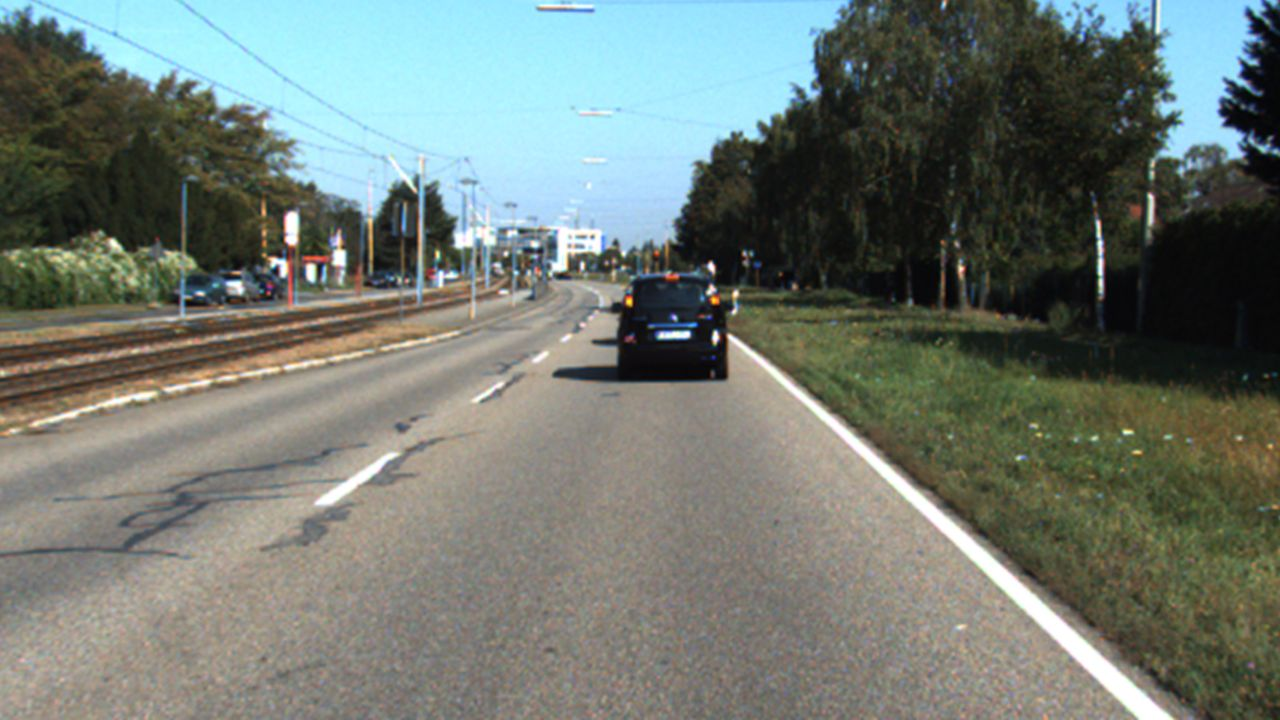
#> input picture img/KITTI/image009.jpg, 1280 x 720 px
$ python -i Filter.py   (imports and definitions only)
#> lines starting #> are read from the running program, lines starting #| are printed output that depends on the picture; after the words box and inside, x2 and y2 are one past the last pixel; in counts of white or black regions, pixels touching at a corner belong together
#> further down, picture is the input picture: shape (720, 1280, 3); mean B, G, R 113.6, 120.7, 112.6
import cv2 as cv
import numpy as np

# Kernels for filter operations
kernel_small = np.array([[0, 1, 0], [1, 1, 1], [0, 1, 0]], 'uint8')
kernel_large = np.array([[0, 1, 1, 1, 0], [1, 1, 1, 1, 1], [1, 1, 1, 1, 1], [1, 1, 1, 1, 1], [0, 1, 1, 1, 0]], 'uint8')

# Convert image to yellow and white color space
def color_space(img):
    # Convert image to HSV
    img_hsv = cv.cvtColor(img, cv.COLOR_BGR2HSV)
#> img_hsv: shape (720, 1280, 3); mean H, S, V 46.9, 57.9, 128.3
    # Colorspace "yellow" in HSV: (15-40, 80-255, 160-255)
    mask_yellow = cv.inRange(img_hsv, (15, 80, 160), (40, 255, 255))
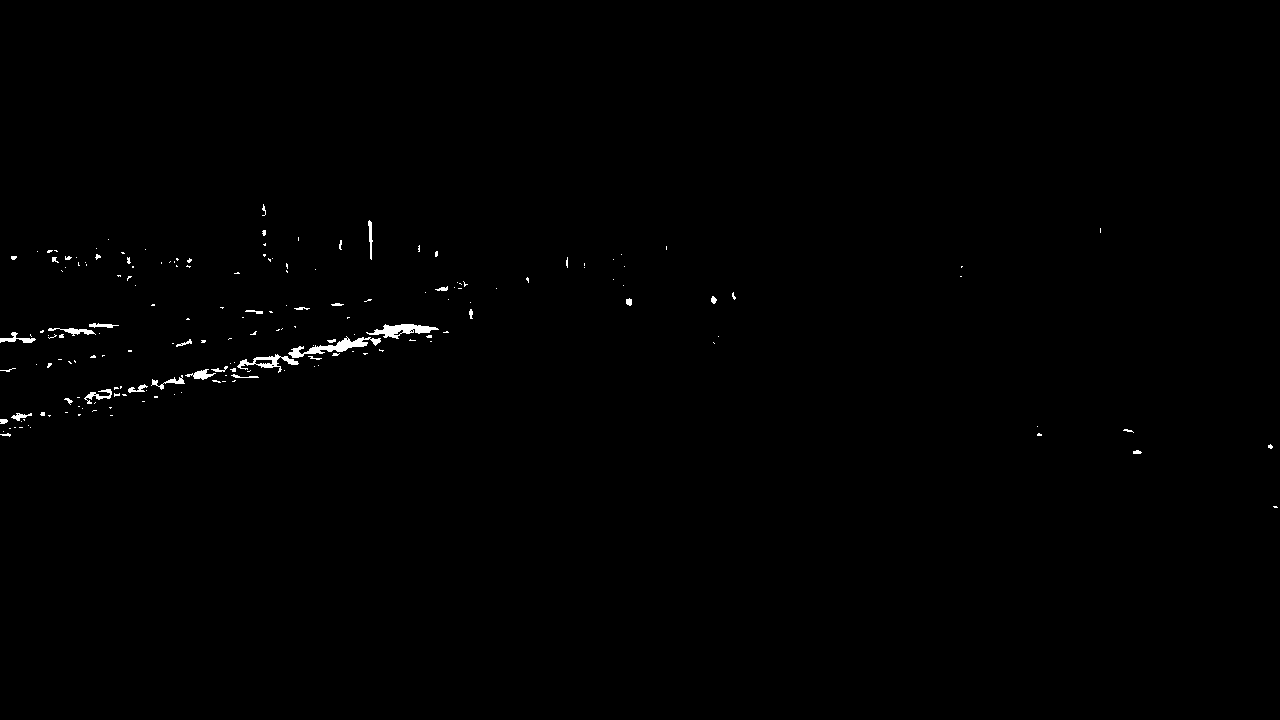
#> mask_yellow: shape (720, 1280); 0.44% white; 180 white regions (144 under 20 px), largest, box (x1, y1, x2, y2) and area: (288, 336, 381, 358) 618, (366, 324, 439, 339) 506, (237, 354, 299, 373) 360
    # Colorspace "white" in HSV: (0-255, 0-20, 200-255)
    mask_white = cv.inRange(img_hsv, (0, 0, 200), (255, 20, 255))
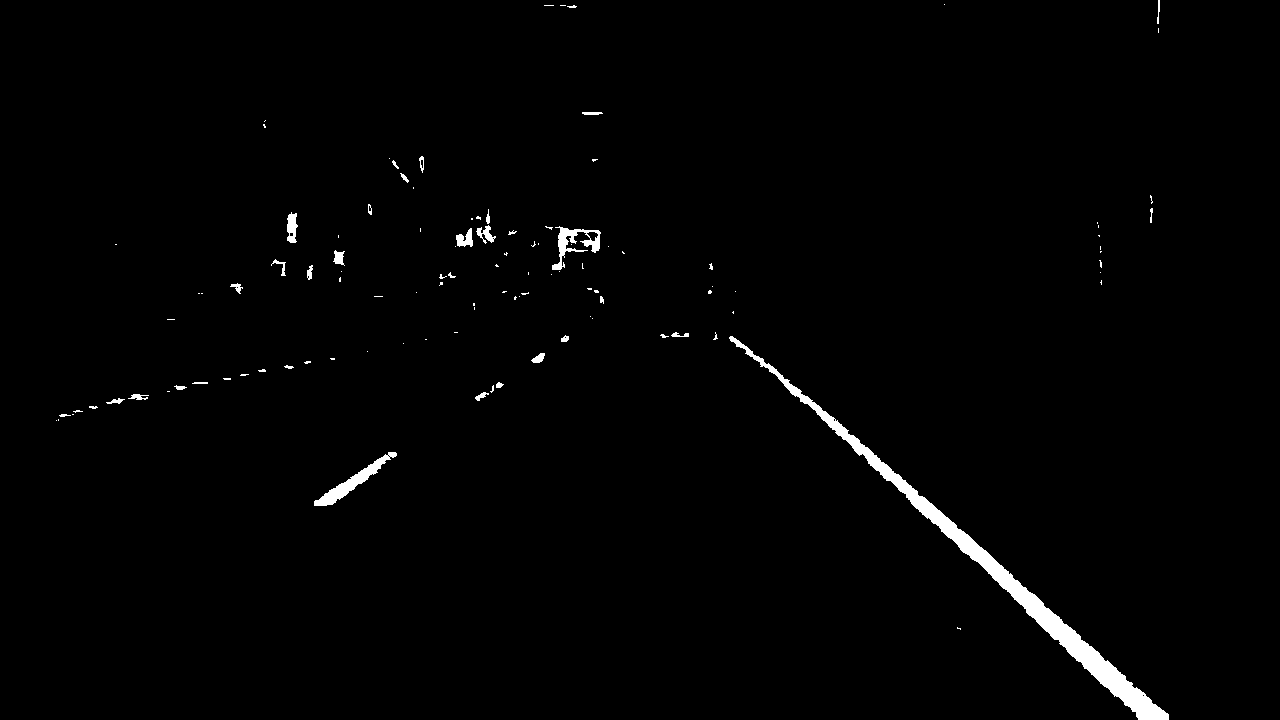
#> mask_white: shape (720, 1280); 1.3% white; 112 white regions (79 under 20 px), largest, box (x1, y1, x2, y2) and area: (729, 336, 1169, 720) 7651, (314, 452, 397, 506) 928, (552, 226, 601, 270) 705
    # Merge white and yellow masks
    masks = cv.bitwise_or(mask_yellow, mask_white)
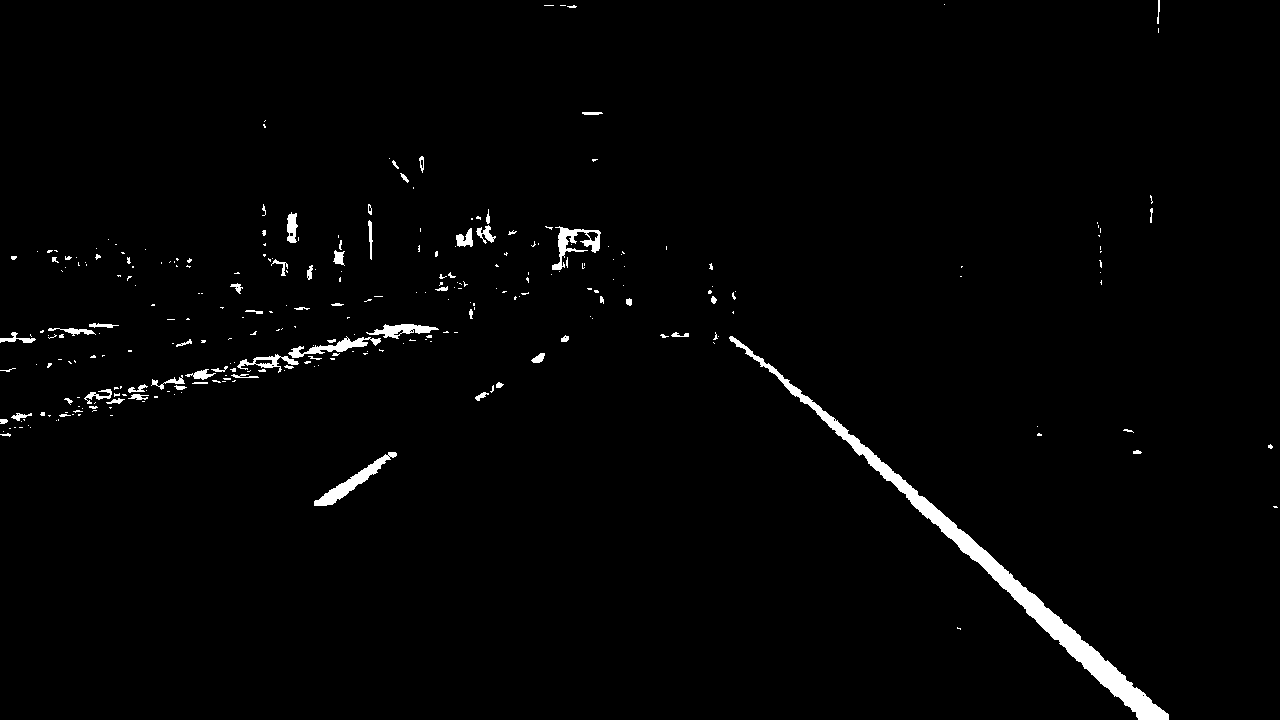
#> masks: shape (720, 1280); 1.7% white; 289 white regions (220 under 20 px), largest, box (x1, y1, x2, y2) and area: (729, 336, 1169, 720) 7651, (314, 452, 397, 506) 928, (552, 226, 601, 270) 705
    # Return image in gray
    return cv.cvtColor(cv.bitwise_and(img, img, mask=masks), cv.COLOR_BGR2GRAY)

# Apply canny filter to image
# [9 lines left out: function canny_space, not called in this run]

# Dilate image (Expands the shapes of the image)
def dilate(img, iterations):
    return cv.dilate(img, kernel_small, iterations=iterations)

# Erode image (Reduces the shapes of the image)
def erode(img, iterations):
    return cv.erode(img, kernel_small, iterations=iterations)

# Close image (Removes noises)
def close(img, iterations):
    return cv.morphologyEx(img, cv.MORPH_CLOSE, kernel_large, iterations=iterations)

>>> import cv2
>>> picture = cv2.imread('../img/KITTI/image009.jpg')
>>> result = color_space(picture)

$ run again, on img/KITTI/image010.jpg
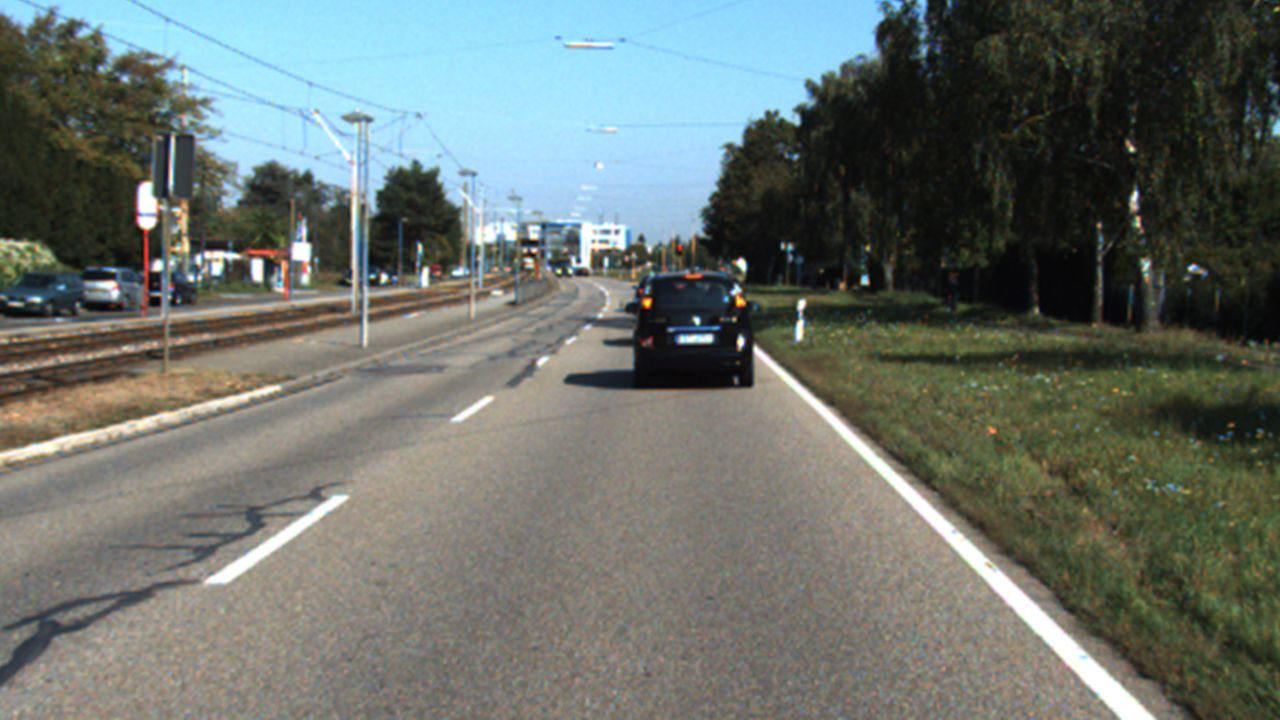
#> input picture img/KITTI/image010.jpg, 1280 x 720 px
#> picture is the input picture: shape (720, 1280, 3); mean B, G, R 107.7, 113.2, 106.2
#> img_hsv: shape (720, 1280, 3); mean H, S, V 47.7, 58.3, 121.5
#> in color_space, `mask_yellow = cv.inRange(img_hsv, (15, 80, 160), (40, 255, 255))`:
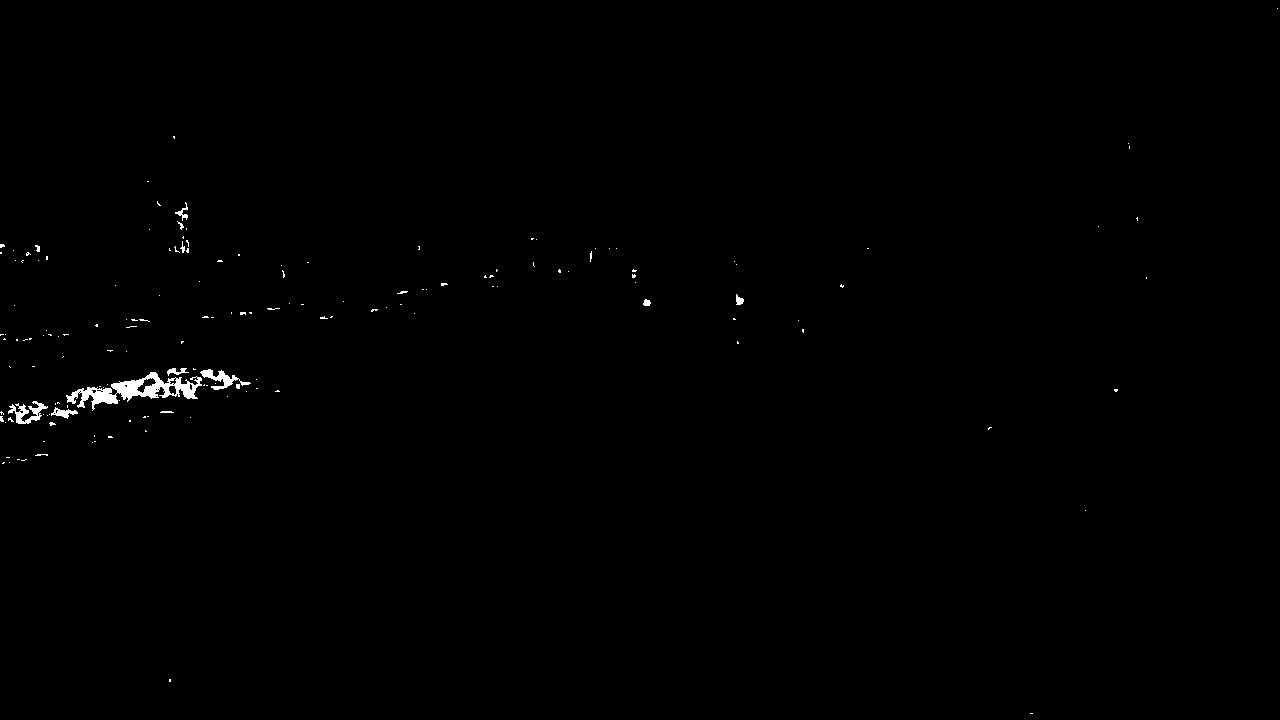
#> mask_yellow: shape (720, 1280); 0.41% white; 158 white regions (145 under 20 px), largest, box (x1, y1, x2, y2) and area: (66, 372, 202, 411) 1794, (8, 401, 48, 424) 380, (200, 369, 251, 390) 355
#> mask_white: shape (720, 1280); 1.4% white; 120 white regions (81 under 20 px), largest, box (x1, y1, x2, y2) and area: (754, 346, 1155, 720) 7415, (207, 495, 348, 584) 1876, (581, 224, 601, 267) 355
#> in color_space, `masks = cv.bitwise_or(mask_yellow, mask_white)`:
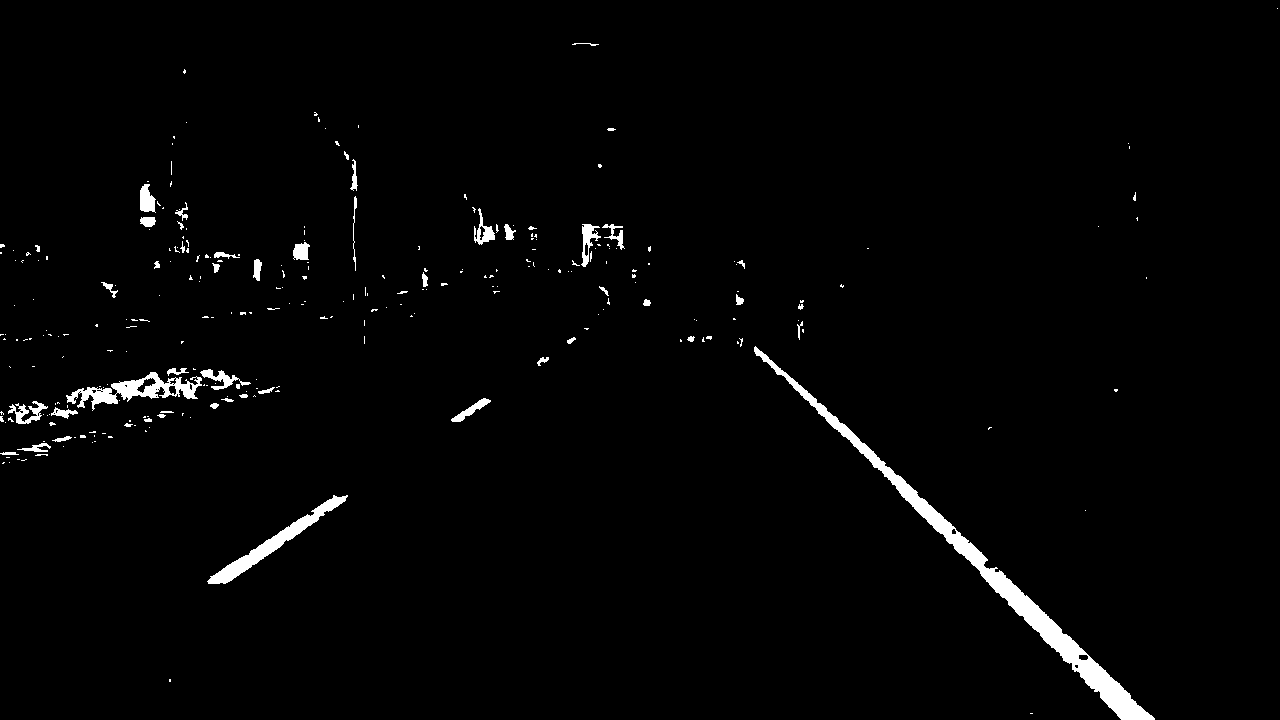
#> masks: shape (720, 1280); 1.8% white; 277 white regions (225 under 20 px), largest, box (x1, y1, x2, y2) and area: (754, 346, 1155, 720) 7415, (207, 495, 348, 584) 1876, (66, 372, 202, 411) 1794

$ run again, on img/KITTI/image011.jpg
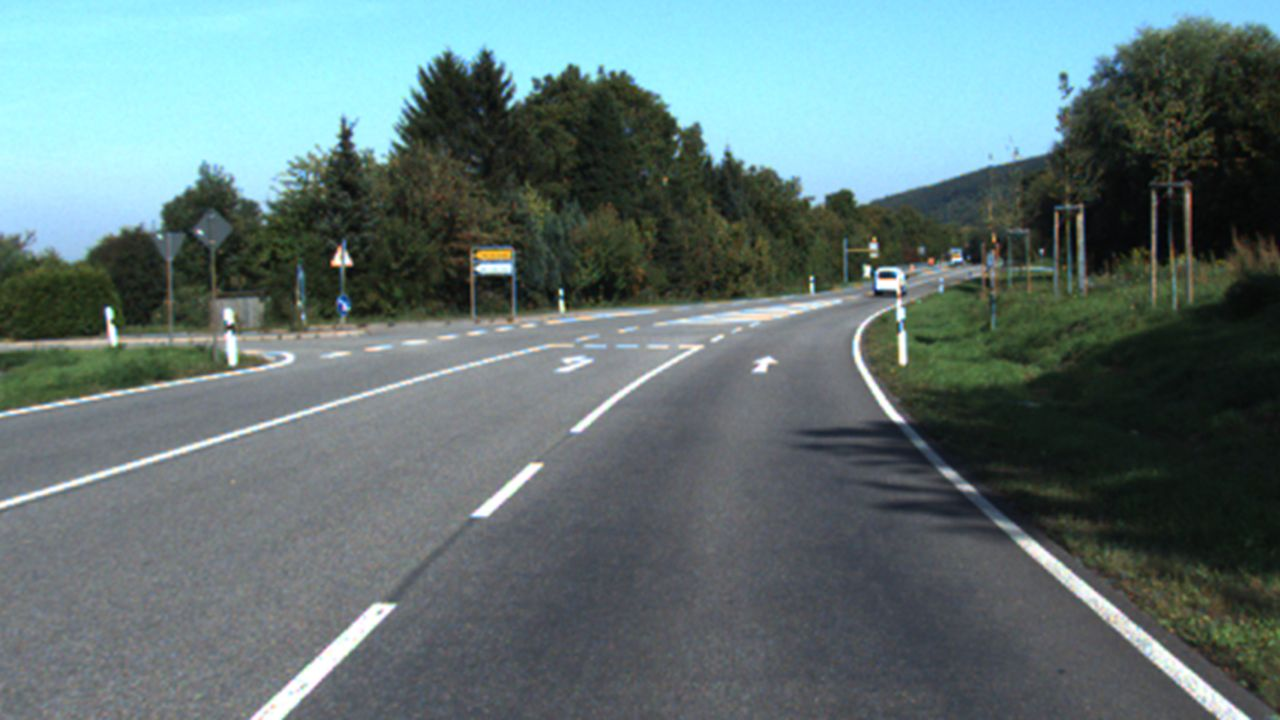
#> input picture img/KITTI/image011.jpg, 1280 x 720 px
#> picture is the input picture: shape (720, 1280, 3); mean B, G, R 116.4, 116.1, 96.9
#> img_hsv: shape (720, 1280, 3); mean H, S, V 84.1, 55.6, 122
#> in color_space, `mask_yellow = cv.inRange(img_hsv, (15, 80, 160), (40, 255, 255))`:
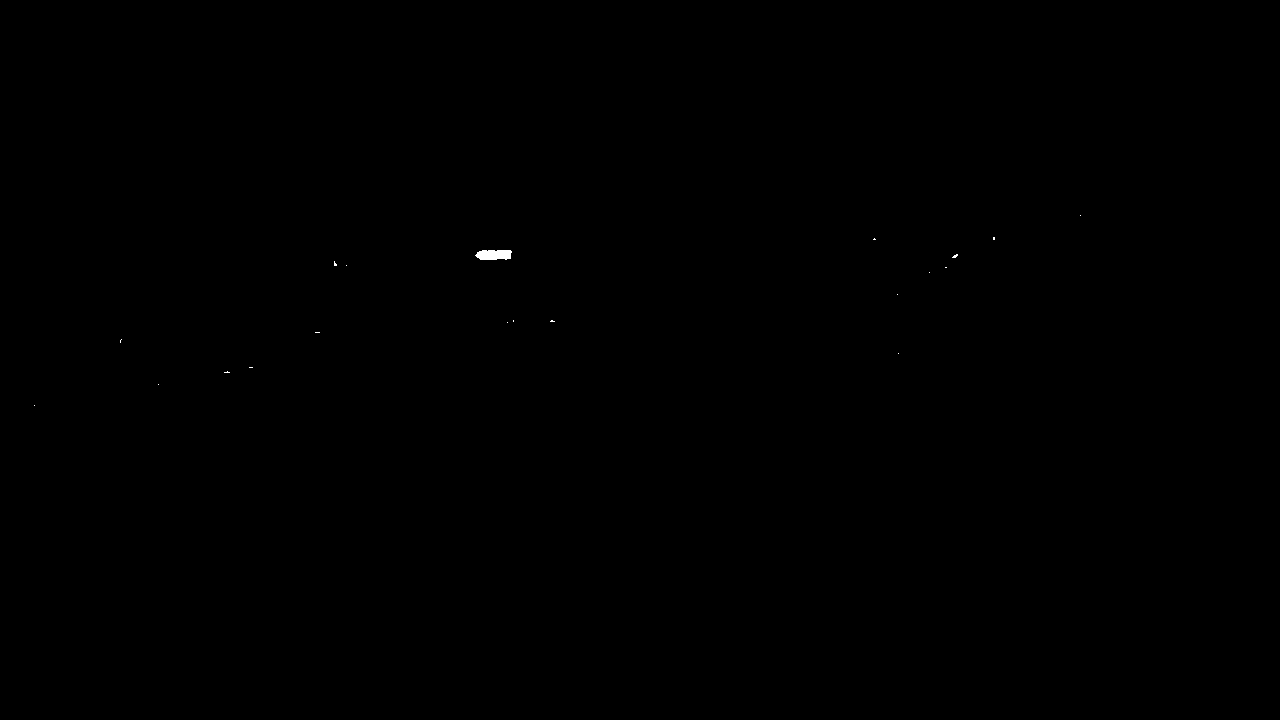
#> mask_yellow: shape (720, 1280); 0.04% white; 20 white regions (19 under 20 px), largest, box (x1, y1, x2, y2) and area: (475, 250, 512, 260) 319
#> in color_space, `mask_white = cv.inRange(img_hsv, (0, 0, 200), (255, 20, 255))`:
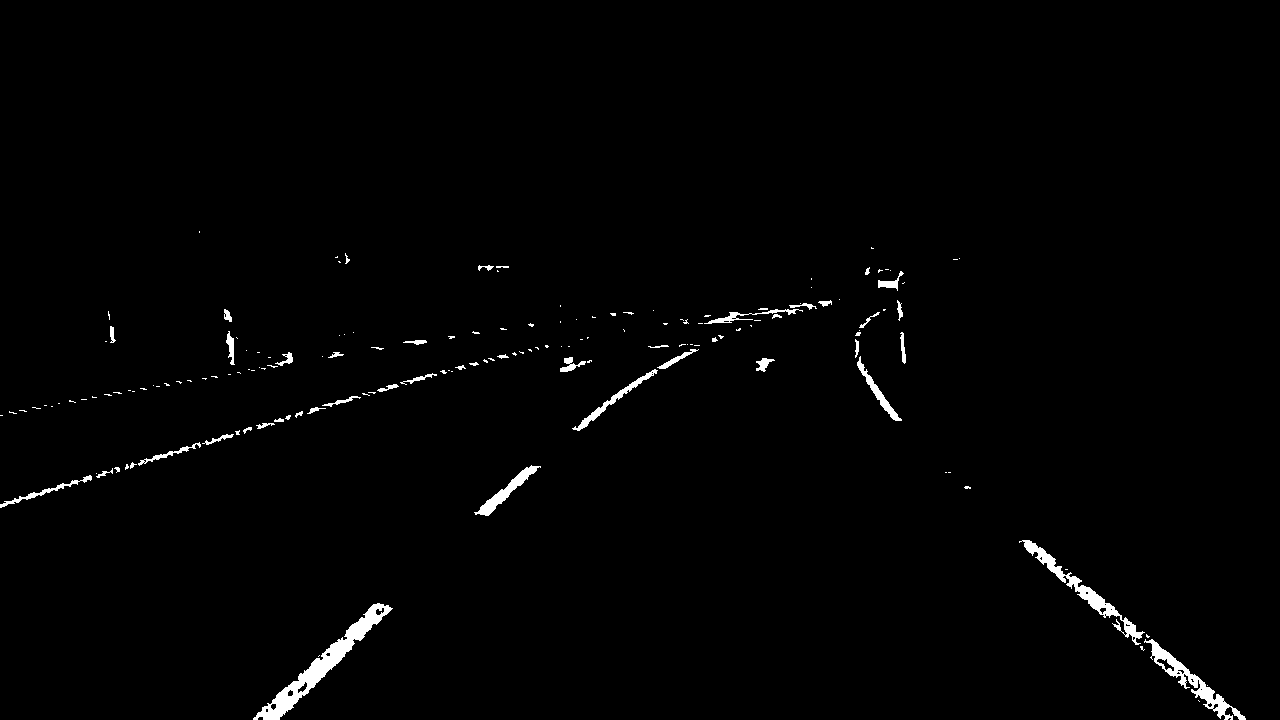
#> mask_white: shape (720, 1280); 1.2% white; 161 white regions (114 under 20 px), largest, box (x1, y1, x2, y2) and area: (253, 603, 393, 720) 2633, (1019, 540, 1145, 645) 1474, (1144, 639, 1246, 720) 1383
